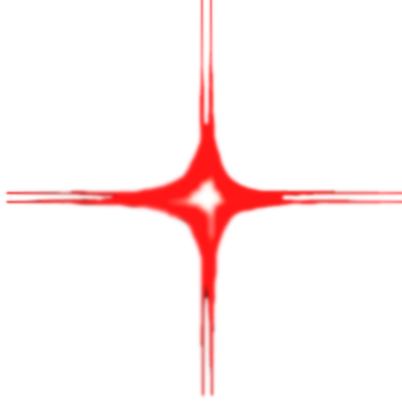
#> input picture deeppyer/flare.png, 402 x 401 px
$ python __init__.py flare.png
#> lines starting #> are read from the running program, lines starting #| are printed output that depends on the picture
import argparse
import asyncio
import math
from enum import Enum
from io import BytesIO

import aiohttp
from PIL import Image
from PIL import ImageEnhance
from PIL import ImageOps


class DeepfryTypes(Enum):
    """
    Enum for the various possible effects added to the image.
    """

    RED = 1
    BLUE = 2


class Colours:
    RED = (254, 0, 2)
    YELLOW = (255, 255, 15)
    BLUE = (36, 113, 229)
    WHITE = (255, ) * 3


# TODO: Replace face recognition API with something like OpenCV.


async def deepfry(
        img: Image,
        *,
        token: str = None,
        url_base: str = "westcentralus",
        session: aiohttp.ClientSession = None,
        type=DeepfryTypes.RED,
) -> Image:
    """
    Deepfry an image.

    img: PIL.Image - Image to deepfry.
    [token]: str - Token to use for Microsoft facial recognition API. If this is not supplied, lens flares will not be added.
    [url_base]: str = 'westcentralus' - API base to use. Only needed if your key's region is not `westcentralus`.
    [session]: aiohttp.ClientSession - Optional session to use with API requests. If provided, may provide a bit more speed.

    Returns: PIL.Image - Deepfried image.
    """
    img = img.copy().convert("RGB")

    if type not in DeepfryTypes:
        raise ValueError(
            f'Unknown deepfry type "{type}", expected a value from deeppyer.DeepfryTypes'
        )

    if token:
        # WHY THE FUCK IS THIS SO LONG
        req_url = f"https://{url_base}.api.cognitive.microsoft.com/face/v1.0/detect?returnFaceId=false&returnFaceLandmarks=true"
        headers = {
            "Content-Type": "application/octet-stream",
            "Ocp-Apim-Subscription-Key": token,
            "User-Agent": "DeepPyer/1.0",
        }
        b = BytesIO()

        img.save(b, "jpeg")
        b.seek(0)

        if session:
            async with session.post(req_url, headers=headers,
                                    data=b.read()) as r:
                face_data = await r.json()
        else:
            async with aiohttp.ClientSession() as s, s.post(
                    req_url, headers=headers, data=b.read()) as r:
                face_data = await r.json()

        if "error" in face_data:
            err = face_data["error"]
            code = err.get("code", err.get("statusCode"))
            msg = err["message"]

            raise Exception(
                f"Error with Microsoft Face Recognition API\n{code}: {msg}")

        if face_data:
            landmarks = face_data[0]["faceLandmarks"]

            # Get size and positions of eyes, and generate sizes for the flares
            eye_left_width = math.ceil(landmarks["eyeLeftInner"]["x"] -
                                       landmarks["eyeLeftOuter"]["x"])
            eye_left_height = math.ceil(landmarks["eyeLeftBottom"]["y"] -
                                        landmarks["eyeLeftTop"]["y"])
            eye_left_corner = (
                landmarks["eyeLeftOuter"]["x"],
                landmarks["eyeLeftTop"]["y"],
            )
            flare_left_size = (eye_left_height
                               if eye_left_height > eye_left_width else
                               eye_left_width)
            flare_left_size *= 4
            eye_left_corner = tuple(
                math.floor(x - flare_left_size / 2.5 + 5)
                for x in eye_left_corner)

            eye_right_width = math.ceil(landmarks["eyeRightOuter"]["x"] -
                                        landmarks["eyeRightInner"]["x"])
            eye_right_height = math.ceil(landmarks["eyeRightBottom"]["y"] -
                                         landmarks["eyeRightTop"]["y"])
            eye_right_corner = (
                landmarks["eyeRightInner"]["x"],
                landmarks["eyeRightTop"]["y"],
            )
            flare_right_size = (eye_right_height
                                if eye_right_height > eye_right_width else
                                eye_right_width)
            flare_right_size *= 4
            eye_right_corner = tuple(
                math.floor(x - flare_right_size / 2.5 + 5)
                for x in eye_right_corner)

    # Crush image to hell and back
    img = img.convert("RGB")
    width, height = img.width, img.height
    img = img.resize((int(width**0.75), int(height**0.75)),
                     resample=Image.LANCZOS)
    img = img.resize((int(width**0.88), int(height**0.88)),
                     resample=Image.BILINEAR)
    img = img.resize((int(width**0.9), int(height**0.9)),
                     resample=Image.BICUBIC)
    img = img.resize((width, height), resample=Image.BICUBIC)
    img = ImageOps.posterize(img, 4)

    # Generate red and yellow overlay for classic deepfry effect
    r = img.split()[0]
    r = ImageEnhance.Contrast(r).enhance(2.0)
    r = ImageEnhance.Brightness(r).enhance(1.5)

    if type == DeepfryTypes.RED:
        r = ImageOps.colorize(r, Colours.RED, Colours.YELLOW)
    elif type == DeepfryTypes.BLUE:
        r = ImageOps.colorize(r, Colours.BLUE, Colours.WHITE)

    # Overlay red and yellow onto main image and sharpen the hell out of it
    img = Image.blend(img, r, 0.75)
    img = ImageEnhance.Sharpness(img).enhance(100.0)

    if token and face_data:
        # Copy and resize flares
        flare = Image.open("./deeppyer/flare.png")
        flare_left = flare.copy().resize((flare_left_size, ) * 2,
                                         resample=Image.BILINEAR)
        flare_right = flare.copy().resize((flare_right_size, ) * 2,
                                          resample=Image.BILINEAR)

        del flare

        img.paste(flare_left, eye_left_corner, flare_left)
        img.paste(flare_right, eye_right_corner, flare_right)

    return img


if __name__ == "__main__":
    parser = argparse.ArgumentParser(
        description="Deepfry an image, optionally adding lens flares for eyes."
    )
    parser.add_argument(
        "-v",
        "--version",
        action="version",
        version="%(prog)s 1.0",
        help="Display program version.",
    )
    parser.add_argument("-t",
                        "--token",
                        help="Token to use for facial recognition API.")
    parser.add_argument("-o", "--output", help="Filename to output to.")
    parser.add_argument("file", metavar="FILE", help="File to deepfry.")
    args = parser.parse_args()

    token = args.token
    img = Image.open(args.file)
#> img is the input picture: PIL image 402x401 RGBA; mean R, G, B, A 29.2, 1.1, 1.1, 14.6
    out = args.output or "./deepfried.jpg"

    loop = asyncio.get_event_loop()
    img = loop.run_until_complete(deepfry(img, token=token))
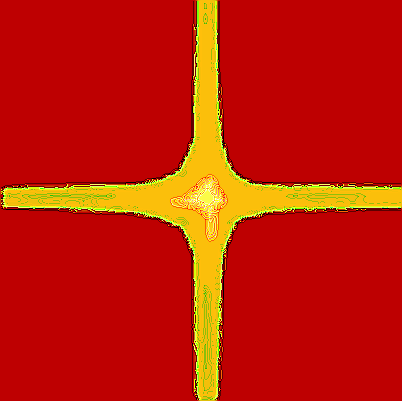
#> img: PIL image 402x401 RGB; mean R, G, B 193.8, 27, 3.6

    img.save(out, "jpeg")
